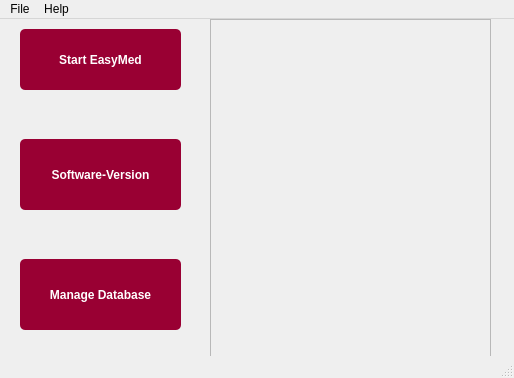
<?xml version="1.0" encoding="UTF-8"?>
<ui version="4.0">
 <class>EasyTrades</class>
 <widget class="QMainWindow" name="EasyTrades">
  <property name="geometry">
   <rect>
    <x>0</x>
    <y>0</y>
    <width>514</width>
    <height>378</height>
   </rect>
  </property>
  <property name="maximumSize">
   <size>
    <width>800</width>
    <height>500</height>
   </size>
  </property>
  <property name="baseSize">
   <size>
    <width>0</width>
    <height>0</height>
   </size>
  </property>
  <property name="windowTitle">
   <string>EasyMed</string>
  </property>
  <property name="windowIcon">
   <iconset resource="myres.qrc">
    <normaloff>:/files/Pictures/ewebs_logo.jpg</normaloff>:/files/Pictures/ewebs_logo.jpg</iconset>
  </property>
  <property name="styleSheet">
   <string notr="true"/>
  </property>
  <widget class="QWidget" name="centralWidget">
   <property name="maximumSize">
    <size>
     <width>500</width>
     <height>500</height>
    </size>
   </property>
   <widget class="QPushButton" name="pushButton">
    <property name="geometry">
     <rect>
      <x>20</x>
      <y>10</y>
      <width>161</width>
      <height>61</height>
     </rect>
    </property>
    <property name="autoFillBackground">
     <bool>false</bool>
    </property>
    <property name="styleSheet">
     <string notr="true">background-color: qlineargradient(spread:pad, x1:1, y1:1, x2:1, y2:1, stop:0 rgb(153,0,51), stop:1 rgba(255, 255, 255, 255));
color: #fff;
font-weight: bold;
border-radius: 5px;</string>
    </property>
    <property name="text">
     <string>Start EasyMed</string>
    </property>
    <property name="icon">
     <iconset resource="myres.qrc">
      <normaloff>:/files/images/no2.png</normaloff>:/files/images/no2.png</iconset>
    </property>
    <property name="iconSize">
     <size>
      <width>50</width>
      <height>30</height>
     </size>
    </property>
   </widget>
   <widget class="QPushButton" name="pushButton_2">
    <property name="geometry">
     <rect>
      <x>20</x>
      <y>120</y>
      <width>161</width>
      <height>71</height>
     </rect>
    </property>
    <property name="styleSheet">
     <string notr="true">background-color: qlineargradient(spread:pad, x1:1, y1:1, x2:1, y2:1, stop:0 rgb(153,0,51), stop:1 rgb(51,51,204) );
color: rgb(255, 255, 255);
font-weight: bold;
border-radius: 5px;</string>
    </property>
    <property name="text">
     <string>Software-Version</string>
    </property>
    <property name="icon">
     <iconset resource="myres.qrc">
      <normaloff>:/files/images/PuTTY_icon_white.png</normaloff>:/files/images/PuTTY_icon_white.png</iconset>
    </property>
    <property name="iconSize">
     <size>
      <width>50</width>
      <height>30</height>
     </size>
    </property>
   </widget>
   <widget class="QPushButton" name="pushButton_3">
    <property name="geometry">
     <rect>
      <x>20</x>
      <y>240</y>
      <width>161</width>
      <height>71</height>
     </rect>
    </property>
    <property name="styleSheet">
     <string notr="true">background-color: qlineargradient(spread:pad, x1:1, y1:1, x2:1, y2:1, stop:0 rgb(153,0,51), stop:1 rgb(51,51,204) );
color: rgb(255, 255, 255);
font-weight: bold;
border-radius: 5px;</string>
    </property>
    <property name="text">
     <string>Manage Database</string>
    </property>
    <property name="icon">
     <iconset resource="myres.qrc">
      <normaloff>:/files/images/database-icon.png</normaloff>:/files/images/database-icon.png</iconset>
    </property>
    <property name="iconSize">
     <size>
      <width>50</width>
      <height>30</height>
     </size>
    </property>
   </widget>
   <widget class="QFrame" name="frame">
    <property name="geometry">
     <rect>
      <x>210</x>
      <y>0</y>
      <width>281</width>
      <height>341</height>
     </rect>
    </property>
    <property name="styleSheet">
     <string notr="true">image: url(:/files/Pictures/ewebs_logo.jpg);</string>
    </property>
    <property name="frameShape">
     <enum>QFrame::StyledPanel</enum>
    </property>
    <property name="frameShadow">
     <enum>QFrame::Raised</enum>
    </property>
   </widget>
  </widget>
  <widget class="QStatusBar" name="statusBar"/>
  <widget class="QMenuBar" name="menuBar">
   <property name="geometry">
    <rect>
     <x>0</x>
     <y>0</y>
     <width>514</width>
     <height>21</height>
    </rect>
   </property>
   <widget class="QMenu" name="menuFile">
    <property name="title">
     <string>File</string>
    </property>
    <addaction name="actionStart_Application"/>
    <addaction name="actionBack_Up"/>
    <addaction name="actionExit"/>
   </widget>
   <widget class="QMenu" name="menuLicense">
    <property name="title">
     <string>Help</string>
    </property>
    <addaction name="actionCheck_for_Updates"/>
    <addaction name="actionAbout"/>
   </widget>
   <addaction name="menuFile"/>
   <addaction name="menuLicense"/>
  </widget>
  <action name="actionStart_Application">
   <property name="text">
    <string>Start Application</string>
   </property>
  </action>
  <action name="actionBack_Up">
   <property name="text">
    <string>Back-Up</string>
   </property>
  </action>
  <action name="actionExit">
   <property name="text">
    <string>Exit</string>
   </property>
  </action>
  <action name="actionAbout">
   <property name="text">
    <string>About</string>
   </property>
  </action>
  <action name="actionCheck_for_Updates">
   <property name="text">
    <string>Check for Updates</string>
   </property>
  </action>
 </widget>
 <layoutdefault spacing="6" margin="11"/>
 <resources>
  <include location="myres.qrc"/>
 </resources>
 <connections/>
</ui>
